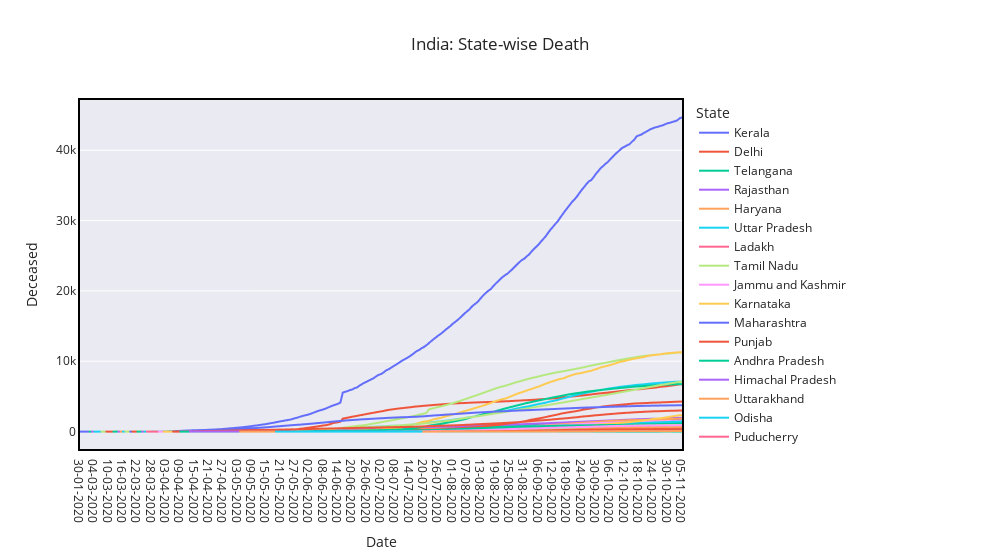

The cell this chart's notebook holds for it:
### Code cell
fig = px.line(df_without_Ind, x='Date', y='Deceased', color='State', title='India: State-wise Death')
fig.update_layout(hovermode='closest',template='seaborn',width=1000,xaxis=dict(mirror=True,linewidth=2,linecolor='black',showgrid=False),
                 yaxis=dict(mirror=True,linewidth=2,linecolor='black'))
fig.show()

### Figure 1 — Plotly figure (JSON) as saved in the notebook; plotly's stock layout.template omitted (floating-point values rounded to 4 significant figures; data arrays with more than 128 entries replaced by an {"elided": "..."} marker saying what was removed)
{"data": [{"hovertemplate": "State=Kerala<br>Date=%{x}<br>Deceased=%{y}<extra></extra>", "legendgroup": "Kerala", "line": {"color": "#636efa", "dash": "solid"}, "mode": "lines", "name": "Kerala", "showlegend": true, "type": "scattergl", "x": {"elided": "253 str values"}, "xaxis": "x", "y": {"elided": "253 int values"}, "yaxis": "y"}, {"hovertemplate": "State=Delhi<br>Date=%{x}<br>Deceased=%{y}<extra></extra>", "legendgroup": "Delhi", "line": {"color": "#EF553B", "dash": "solid"}, "mode": "lines", "name": "Delhi", "showlegend": true, "type": "scattergl", "x": {"elided": "249 str values"}, "xaxis": "x", "y": {"elided": "249 int values"}, "yaxis": "y"}, {"hovertemplate": "State=Telangana<br>Date=%{x}<br>Deceased=%{y}<extra></extra>", "legendgroup": "Telangana", "line": {"color": "#00cc96", "dash": "solid"}, "mode": "lines", "name": "Telangana", "showlegend": true, "type": "scattergl", "x": {"elided": "249 str values"}, "xaxis": "x", "y": {"elided": "249 int values"}, "yaxis": "y"}, {"hovertemplate": "State=Rajasthan<br>Date=%{x}<br>Deceased=%{y}<extra></extra>", "legendgroup": "Rajasthan", "line": {"color": "#ab63fa", "dash": "solid"}, "mode": "lines", "name": "Rajasthan", "showlegend": true, "type": "scattergl", "x": {"elided": "248 str values"}, "xaxis": "x", "y": {"elided": "248 int values"}, "yaxis": "y"}, {"hovertemplate": "State=Haryana<br>Date=%{x}<br>Deceased=%{y}<extra></extra>", "legendgroup": "Haryana", "line": {"color": "#FFA15A", "dash": "solid"}, "mode": "lines", "name": "Haryana", "showlegend": true, "type": "scattergl", "x": {"elided": "247 str values"}, "xaxis": "x", "y": {"elided": "247 int values"}, "yaxis": "y"}, {"hovertemplate": "State=Uttar Pradesh<br>Date=%{x}<br>Deceased=%{y}<extra></extra>", "legendgroup": "Uttar Pradesh", "line": {"color": "#19d3f3", "dash": "solid"}, "mode": "lines", "name": "Uttar Pradesh", "showlegend": true, "type": "scattergl", "x": {"elided": "247 str values"}, "xaxis": "x", "y": {"elided": "247 int values"}, "yaxis": "y"}, {"hovertemplate": "State=Ladakh<br>Date=%{x}<br>Deceased=%{y}<extra></extra>", "legendgroup": "Ladakh", "line": {"color": "#FF6692", "dash": "solid"}, "mode": "lines", "name": "Ladakh", "showlegend": true, "type": "scattergl", "x": {"elided": "244 str values"}, "xaxis": "x", "y": {"elided": "244 int values"}, "yaxis": "y"}, {"hovertemplate": "State=Tamil Nadu<br>Date=%{x}<br>Deceased=%{y}<extra></extra>", "legendgroup": "Tamil Nadu", "line": {"color": "#B6E880", "dash": "solid"}, "mode": "lines", "name": "Tamil Nadu", "showlegend": true, "type": "scattergl", "x": {"elided": "244 str values"}, "xaxis": "x", "y": {"elided": "244 int values"}, "yaxis": "y"}, {"hovertemplate": "State=Jammu and Kashmir<br>Date=%{x}<br>Deceased=%{y}<extra></extra>", "legendgroup": "Jammu and Kashmir", "line": {"color": "#FF97FF", "dash": "solid"}, "mode": "lines", "name": "Jammu and Kashmir", "showlegend": true, "type": "scattergl", "x": {"elided": "242 str values"}, "xaxis": "x", "y": {"elided": "242 int values"}, "yaxis": "y"}, {"hovertemplate": "State=Karnataka<br>Date=%{x}<br>Deceased=%{y}<extra></extra>", "legendgroup": "Karnataka", "line": {"color": "#FECB52", "dash": "solid"}, "mode": "lines", "name": "Karnataka", "showlegend": true, "type": "scattergl", "x": {"elided": "242 str values"}, "xaxis": "x", "y": {"elided": "242 int values"}, "yaxis": "y"}, {"hovertemplate": "State=Maharashtra<br>Date=%{x}<br>Deceased=%{y}<extra></extra>", "legendgroup": "Maharashtra", "line": {"color": "#636efa", "dash": "solid"}, "mode": "lines", "name": "Maharashtra", "showlegend": true, "type": "scattergl", "x": {"elided": "242 str values"}, "xaxis": "x", "y": {"elided": "242 int values"}, "yaxis": "y"}, {"hovertemplate": "State=Punjab<br>Date=%{x}<br>Deceased=%{y}<extra></extra>", "legendgroup": "Punjab", "line": {"color": "#EF553B", "dash": "solid"}, "mode": "lines", "name": "Punjab", "showlegend": true, "type": "scattergl", "x": {"elided": "242 str values"}, "xaxis": "x", "y": {"elided": "242 int values"}, "yaxis": "y"}, {"hovertemplate": "State=Andhra Pradesh<br>Date=%{x}<br>Deceased=%{y}<extra></extra>", "legendgroup": "Andhra Pradesh", "line": {"color": "#00cc96", "dash": "solid"}, "mode": "lines", "name": "Andhra Pradesh", "showlegend": true, "type": "scattergl", "x": {"elided": "239 str values"}, "xaxis": "x", "y": {"elided": "239 int values"}, "yaxis": "y"}, {"hovertemplate": "State=Himachal Pradesh<br>Date=%{x}<br>Deceased=%{y}<extra></extra>", "legendgroup": "Himachal Pradesh", "line": {"color": "#ab63fa", "dash": "solid"}, "mode": "lines", "name": "Himachal Pradesh", "showlegend": true, "type": "scattergl", "x": {"elided": "237 str values"}, "xaxis": "x", "y": {"elided": "237 int values"}, "yaxis": "y"}, {"hovertemplate": "State=Uttarakhand<br>Date=%{x}<br>Deceased=%{y}<extra></extra>", "legendgroup": "Uttarakhand", "line": {"color": "#FFA15A", "dash": "solid"}, "mode": "lines", "name": "Uttarakhand", "showlegend": true, "type": "scattergl", "x": {"elided": "236 str values"}, "xaxis": "x", "y": {"elided": "236 int values"}, "yaxis": "y"}, {"hovertemplate": "State=Odisha<br>Date=%{x}<br>Deceased=%{y}<extra></extra>", "legendgroup": "Odisha", "line": {"color": "#19d3f3", "dash": "solid"}, "mode": "lines", "name": "Odisha", "showlegend": true, "type": "scattergl", "x": {"elided": "235 str values"}, "xaxis": "x", "y": {"elided": "235 int values"}, "yaxis": "y"}, {"hovertemplate": "State=Puducherry<br>Date=%{x}<br>Deceased=%{y}<extra></extra>", "legendgroup": "Puducherry", "line": {"color": "#FF6692", "dash": "solid"}, "mode": "lines", "name": "Puducherry", "showlegend": true, "type": "scattergl", "x": {"elided": "234 str values"}, "xaxis": "x", "y": {"elided": "234 int values"}, "yaxis": "y"}, {"hovertemplate": "State=West Bengal<br>Date=%{x}<br>Deceased=%{y}<extra></extra>", "legendgroup": "West Bengal", "line": {"color": "#B6E880", "dash": "solid"}, "mode": "lines", "name": "West Bengal", "showlegend": true, "type": "scattergl", "x": {"elided": "234 str values"}, "xaxis": "x", "y": {"elided": "234 int values"}, "yaxis": "y"}, {"hovertemplate": "State=Chandigarh<br>Date=%{x}<br>Deceased=%{y}<extra></extra>", "legendgroup": "Chandigarh", "line": {"color": "#FF97FF", "dash": "solid"}, "mode": "lines", "name": "Chandigarh", "showlegend": true, "type": "scattergl", "x": {"elided": "232 str values"}, "xaxis": "x", "y": {"elided": "232 int values"}, "yaxis": "y"}, {"hovertemplate": "State=Chhattisgarh<br>Date=%{x}<br>Deceased=%{y}<extra></extra>", "legendgroup": "Chhattisgarh", "line": {"color": "#FECB52", "dash": "solid"}, "mode": "lines", "name": "Chhattisgarh", "showlegend": true, "type": "scattergl", "x": {"elided": "232 str values"}, "xaxis": "x", "y": {"elided": "232 int values"}, "yaxis": "y"}, {"hovertemplate": "State=Gujarat<br>Date=%{x}<br>Deceased=%{y}<extra></extra>", "legendgroup": "Gujarat", "line": {"color": "#636efa", "dash": "solid"}, "mode": "lines", "name": "Gujarat", "showlegend": true, "type": "scattergl", "x": {"elided": "232 str values"}, "xaxis": "x", "y": {"elided": "232 int values"}, "yaxis": "y"}, {"hovertemplate": "State=Madhya Pradesh<br>Date=%{x}<br>Deceased=%{y}<extra></extra>", "legendgroup": "Madhya Pradesh", "line": {"color": "#EF553B", "dash": "solid"}, "mode": "lines", "name": "Madhya Pradesh", "showlegend": true, "type": "scattergl", "x": {"elided": "231 str values"}, "xaxis": "x", "y": {"elided": "231 int values"}, "yaxis": "y"}, {"hovertemplate": "State=Bihar<br>Date=%{x}<br>Deceased=%{y}<extra></extra>", "legendgroup": "Bihar", "line": {"color": "#00cc96", "dash": "solid"}, "mode": "lines", "name": "Bihar", "showlegend": true, "type": "scattergl", "x": {"elided": "229 str values"}, "xaxis": "x", "y": {"elided": "229 int values"}, "yaxis": "y"}, {"hovertemplate": "State=Manipur<br>Date=%{x}<br>Deceased=%{y}<extra></extra>", "legendgroup": "Manipur", "line": {"color": "#ab63fa", "dash": "solid"}, "mode": "lines", "name": "Manipur", "showlegend": true, "type": "scattergl", "x": {"elided": "227 str values"}, "xaxis": "x", "y": {"elided": "227 int values"}, "yaxis": "y"}, {"hovertemplate": "State=Goa<br>Date=%{x}<br>Deceased=%{y}<extra></extra>", "legendgroup": "Goa", "line": {"color": "#FFA15A", "dash": "solid"}, "mode": "lines", "name": "Goa", "showlegend": true, "type": "scattergl", "x": {"elided": "226 str values"}, "xaxis": "x", "y": {"elided": "226 int values"}, "yaxis": "y"}, {"hovertemplate": "State=Mizoram<br>Date=%{x}<br>Deceased=%{y}<extra></extra>", "legendgroup": "Mizoram", "line": {"color": "#19d3f3", "dash": "solid"}, "mode": "lines", "name": "Mizoram", "showlegend": true, "type": "scattergl", "x": {"elided": "226 str values"}, "xaxis": "x", "y": {"elided": "226 int values"}, "yaxis": "y"}, {"hovertemplate": "State=Andaman and Nicobar Islands<br>Date=%{x}<br>Deceased=%{y}<extra></extra>", "legendgroup": "Andaman and Nicobar Islands", "line": {"color": "#FF6692", "dash": "solid"}, "mode": "lines", "name": "Andaman and Nicobar Islands", "showlegend": true, "type": "scattergl", "x": {"elided": "225 str values"}, "xaxis": "x", "y": {"elided": "225 int values"}, "yaxis": "y"}, {"hovertemplate": "State=Assam<br>Date=%{x}<br>Deceased=%{y}<extra></extra>", "legendgroup": "Assam", "line": {"color": "#B6E880", "dash": "solid"}, "mode": "lines", "name": "Assam", "showlegend": true, "type": "scattergl", "x": {"elided": "220 str values"}, "xaxis": "x", "y": {"elided": "220 int values"}, "yaxis": "y"}, {"hovertemplate": "State=Jharkhand<br>Date=%{x}<br>Deceased=%{y}<extra></extra>", "legendgroup": "Jharkhand", "line": {"color": "#FF97FF", "dash": "solid"}, "mode": "lines", "name": "Jharkhand", "showlegend": true, "type": "scattergl", "x": {"elided": "220 str values"}, "xaxis": "x", "y": {"elided": "220 int values"}, "yaxis": "y"}, {"hovertemplate": "State=Arunachal Pradesh<br>Date=%{x}<br>Deceased=%{y}<extra></extra>", "legendgroup": "Arunachal Pradesh", "line": {"color": "#FECB52", "dash": "solid"}, "mode": "lines", "name": "Arunachal Pradesh", "showlegend": true, "type": "scattergl", "x": {"elided": "218 str values"}, "xaxis": "x", "y": {"elided": "218 int values"}, "yaxis": "y"}, {"hovertemplate": "State=Nagaland<br>Date=%{x}<br>Deceased=%{y}<extra></extra>", "legendgroup": "Nagaland", "line": {"color": "#636efa", "dash": "solid"}, "mode": "lines", "name": "Nagaland", "showlegend": true, "type": "scattergl", "x": {"elided": "214 str values"}, "xaxis": "x", "y": {"elided": "214 int values"}, "yaxis": "y"}, {"hovertemplate": "State=Tripura<br>Date=%{x}<br>Deceased=%{y}<extra></extra>", "legendgroup": "Tripura", "line": {"color": "#EF553B", "dash": "solid"}, "mode": "lines", "name": "Tripura", "showlegend": true, "type": "scattergl", "x": {"elided": "214 str values"}, "xaxis": "x", "y": {"elided": "214 int values"}, "yaxis": "y"}, {"hovertemplate": "State=Dadra and Nagar Haveli and Daman and Diu<br>Date=%{x}<br>Deceased=%{y}<extra></extra>", "legendgroup": "Dadra and Nagar Haveli and Daman and Diu", "line": {"color": "#00cc96", "dash": "solid"}, "mode": "lines", "name": "Dadra and Nagar Haveli and Daman and Diu", "showlegend": true, "type": "scattergl", "x": {"elided": "211 str values"}, "xaxis": "x", "y": {"elided": "211 int values"}, "yaxis": "y"}, {"hovertemplate": "State=Meghalaya<br>Date=%{x}<br>Deceased=%{y}<extra></extra>", "legendgroup": "Meghalaya", "line": {"color": "#ab63fa", "dash": "solid"}, "mode": "lines", "name": "Meghalaya", "showlegend": true, "type": "scattergl", "x": {"elided": "207 str values"}, "xaxis": "x", "y": {"elided": "207 int values"}, "yaxis": "y"}, {"hovertemplate": "State=Sikkim<br>Date=%{x}<br>Deceased=%{y}<extra></extra>", "legendgroup": "Sikkim", "line": {"color": "#FFA15A", "dash": "solid"}, "mode": "lines", "name": "Sikkim", "showlegend": true, "type": "scattergl", "x": {"elided": "186 str values"}, "xaxis": "x", "y": {"elided": "186 int values"}, "yaxis": "y"}, {"hovertemplate": "State=State Unassigned<br>Date=%{x}<br>Deceased=%{y}<extra></extra>", "legendgroup": "State Unassigned", "line": {"color": "#19d3f3", "dash": "solid"}, "mode": "lines", "name": "State Unassigned", "showlegend": true, "type": "scattergl", "x": ["19-05-2020", "20-05-2020", "21-05-2020", "22-05-2020", "23-05-2020", "24-05-2020", "25-05-2020", "26-05-2020", "27-05-2020", "28-05-2020", "29-05-2020", "30-05-2020", "31-05-2020", "01-06-2020", "02-06-2020", "03-06-2020", "04-06-2020", "05-06-2020", "06-06-2020", "07-06-2020", "08-06-2020", "09-06-2020", "10-06-2020", "11-06-2020", "12-06-2020", "13-06-2020", "14-06-2020", "15-06-2020", "16-06-2020", "17-06-2020", "18-06-2020", "19-06-2020", "20-06-2020", "21-06-2020", "22-06-2020", "23-06-2020", "24-06-2020", "25-06-2020", "26-06-2020", "27-06-2020", "28-06-2020", "29-06-2020", "30-06-2020", "01-07-2020", "02-07-2020", "03-07-2020", "04-07-2020", "05-07-2020", "06-07-2020", "07-07-2020", "08-07-2020", "09-07-2020", "10-07-2020", "11-07-2020", "12-07-2020", "13-07-2020", "14-07-2020", "15-07-2020", "16-07-2020", "17-07-2020", "18-07-2020", "19-07-2020"], "xaxis": "x", "y": [0, 0, 0, 0, 0, 0, 0, 0, 0, 0, 0, 0, 0, 0, 0, 0, 0, 0, 0, 0, 0, 0, 0, 0, 0, 0, 0, 0, 0, 0, 0, 0, 0, 0, 0, 0, 0, 0, 0, 0, 0, 0, 0, 0, 0, 0, 0, 0, 0, 0, 0, 0, 0, 0, 0, 0, 0, 0, 0, 0, 0, 0], "yaxis": "y"}], "layout": {"hovermode": "closest", "legend": {"title": {"text": "State"}, "tracegroupgap": 0}, "title": {"text": "India: State-wise Death"}, "width": 1000, "xaxis": {"anchor": "y", "domain": [0, 1], "linecolor": "black", "linewidth": 2, "mirror": true, "showgrid": false, "title": {"text": "Date"}}, "yaxis": {"anchor": "x", "domain": [0, 1], "linecolor": "black", "linewidth": 2, "mirror": true, "title": {"text": "Deceased"}}}}
